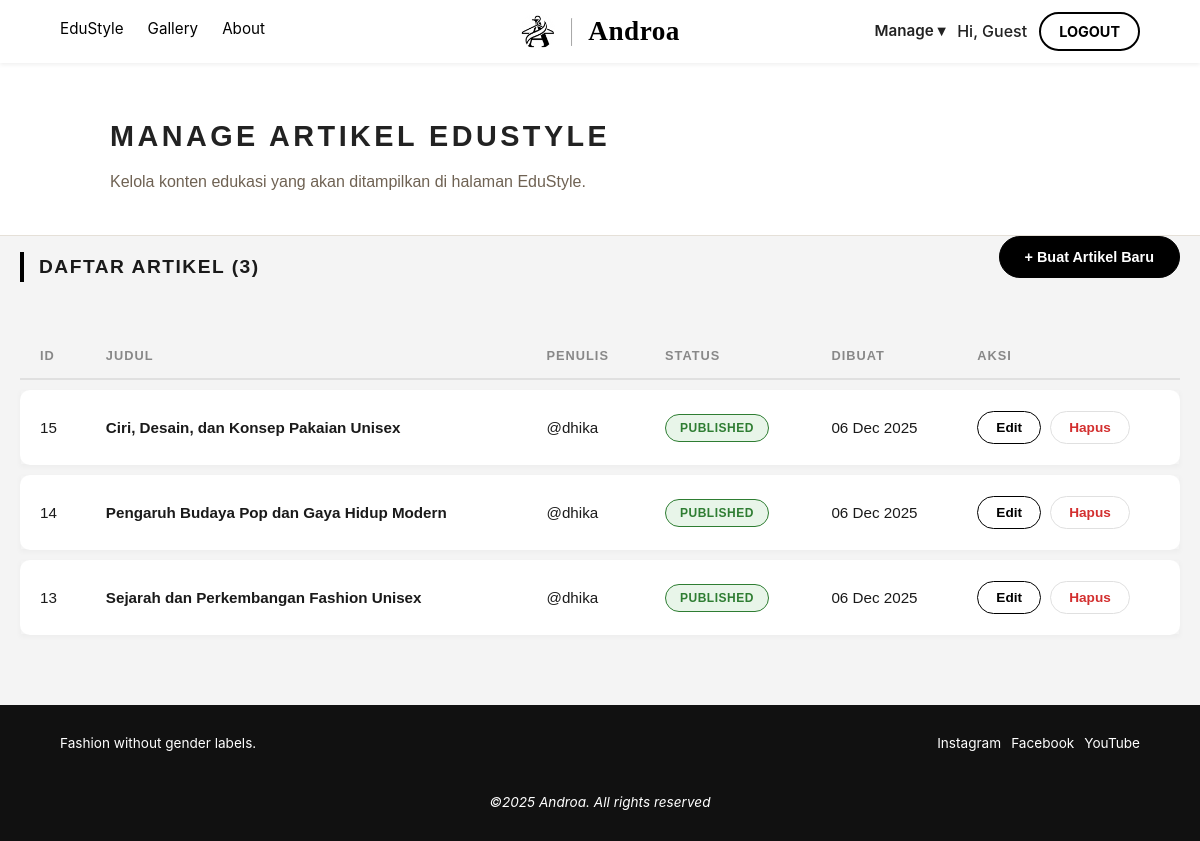
Page /Androa-Doang/pages/admin/manage-artikel.php on the committed database.
### tables this page shows
CREATE TABLE `articles` (
  `article_id` int(11) NOT NULL,
  `author_id` int(11) NOT NULL,
  `title` varchar(255) NOT NULL,
  `content` longtext NOT NULL,
  `image_path` varchar(255) DEFAULT NULL,
  `status` enum('draft','published','archived') NOT NULL DEFAULT 'draft',
  `views` int(11) NOT NULL DEFAULT 0,
  `created_at` timestamp NOT NULL DEFAULT current_timestamp(),
  `updated_at` timestamp NOT NULL DEFAULT current_timestamp() ON UPDATE current_timestamp()
);

CREATE TABLE `users` (
  `user_id` int(11) NOT NULL,
  `username` varchar(50) NOT NULL,
  `email` varchar(100) NOT NULL,
  `password` varchar(255) NOT NULL,
  `full_name` varchar(100) DEFAULT NULL,
  `bio` text DEFAULT NULL,
  `avatar_path` varchar(255) DEFAULT '/assets/profile-default.jpg',
  `role` enum('guest','user','admin') NOT NULL DEFAULT 'user',
  `is_active` tinyint(1) NOT NULL DEFAULT 1,
  `created_at` timestamp NOT NULL DEFAULT current_timestamp()
);

### Androa-Doang/pages/admin/manage-artikel.php (the view, shortened to what this page needs)
<?php
include '../../db_connect.php';
$articles = [];
$sql_articles = "SELECT a.*, u.username
                 FROM articles a
                 JOIN users u ON a.author_id = u.user_id
                 ORDER BY a.created_at DESC";
$result_articles = $conn->query($sql_articles);
if ($result_articles && $result_articles->num_rows > 0) {
    while ($row = $result_articles->fetch_assoc()) {
        $articles[] = $row;
    }
}
include '../../components/header_admin.php';
?>
<!DOCTYPE html>
<html lang="en">
<head>
    <link rel="stylesheet" href="admin.css">
</head>
<body class="manage-artikel-page">
    <header class="admin-header">
        <section class="header-banner">
            <h1>Manage Artikel EduStyle</h1>
            <p>Kelola konten edukasi yang akan ditampilkan di halaman EduStyle.</p>
        </section>
    </header>
    <main class="admin-main">
        <section class="admin-section">
            <div class="header-action">
                <h2>Daftar Artikel (<?= count($articles); ?>)</h2>
                <a href="article-form.php?action=create" style="text-decoration:none;">
                    <button class="primary-btn">+ Buat Artikel Baru</button>
                </a>
            </div>
            <table class="admin-table article-table">
                <thead>
                    <tr>
                        <th>ID</th>
                        <th>Judul</th>
                        <th>Penulis</th>
                        <th>Status</th>
                        <th>Dibuat</th>
                        <th>Aksi</th>
                    </tr>
                </thead>
                <tbody>
                    <?php if (!empty($articles)): ?>
                        <?php foreach ($articles as $article): ?>
                            <tr>
                                <td><?= $article['article_id']; ?></td>
                                <td style="font-weight: 600;"><?= htmlspecialchars($article['title']); ?></td>
                                <td>@<?= htmlspecialchars($article['username']); ?></td>
                                <td>
                                    <?php
                                        $statusClass = strtolower($article['status']) == 'published' ? 'status-published' : 'status-draft';
                                    ?>
                                    <span class="status-badge <?= $statusClass; ?>">
                                        <?= ucfirst($article['status']); ?>
                                    </span>
                                </td>
                                <td><?= date('d M Y', strtotime($article['created_at'])); ?></td>
                                <td>
                                    <a href="article-form.php?action=edit&id=<?= $article['article_id']; ?>" style="text-decoration:none;">
                                        <button class="edit-btn">Edit</button>
                                    </a>
                                    <button type="button"
                                            class="trigger-btn danger"
                                            onclick="openDeleteModal(<?= $article['article_id']; ?>, '<?= addslashes(htmlspecialchars($article['title'])); ?>')">
                                        Hapus
                                    </button>
                                </td>
                            </tr>
                        <?php endforeach; ?>
                    <?php endif; ?>
                </tbody>
            </table>
        </section>
    </main>
<?php
include '../../components/footer.php';
?>
</body>
</html>

### Androa-Doang/components/components.css (style rules this page uses)
:root { --warna-latar: #FFFFFF; --warna-teks-gelap: #222222; --warna-primer-coklat: #7A5F48; --warna-sekunder-coklat: #E5D8C8; --warna-putih-teks: #FFFFFF; --warna-latar-footer: #111111; --font-sans: -apple-system, BlinkMacSystemFont, "Segoe UI", "Helvetica Neue", Arial, sans-serif; --font-header: var(--font-sans); --font-logo: "Playfair Display", "Times New Roman", serif; }
body { font-family: var(--font-sans); color: #222; margin: 0; padding: 0; }

### rows in the picture
articles: article_id "15", title "Ciri, Desain, dan Konsep Pakaian Unisex", author.username "dhika", status "PUBLISHED", created_at "06 Dec 2025"
articles: article_id "14", title "Pengaruh Budaya Pop dan Gaya Hidup Modern", author.username "dhika", status "PUBLISHED", created_at "06 Dec 2025"
articles: article_id "13", title "Sejarah dan Perkembangan Fashion Unisex", author.username "dhika", status "PUBLISHED", created_at "06 Dec 2025"

### other values in the picture
$_SESSION['user_username'] "Guest"
count($articles) "3"
